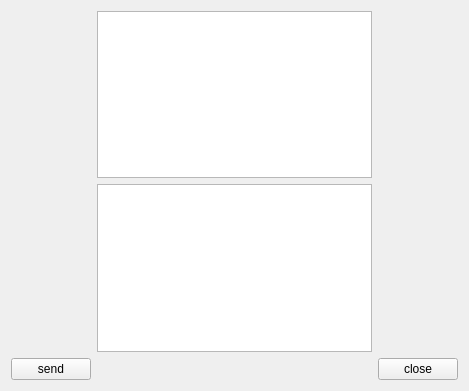
<?xml version="1.0" encoding="UTF-8"?>
<ui version="4.0">
 <class>ServerWidget</class>
 <widget class="QWidget" name="ServerWidget">
  <property name="geometry">
   <rect>
    <x>0</x>
    <y>0</y>
    <width>469</width>
    <height>391</height>
   </rect>
  </property>
  <property name="windowTitle">
   <string>ServerWidget</string>
  </property>
  <layout class="QGridLayout" name="gridLayout">
   <item row="1" column="1">
    <widget class="QTextEdit" name="textEditwrite"/>
   </item>
   <item row="0" column="1">
    <widget class="QTextEdit" name="textEditread">
     <property name="readOnly">
      <bool>true</bool>
     </property>
    </widget>
   </item>
   <item row="2" column="2">
    <widget class="QPushButton" name="Buttonclose">
     <property name="text">
      <string>close</string>
     </property>
    </widget>
   </item>
   <item row="2" column="1">
    <spacer name="horizontalSpacer">
     <property name="orientation">
      <enum>Qt::Horizontal</enum>
     </property>
     <property name="sizeHint" stdset="0">
      <size>
       <width>40</width>
       <height>20</height>
      </size>
     </property>
    </spacer>
   </item>
   <item row="2" column="0">
    <widget class="QPushButton" name="Buttonsend">
     <property name="text">
      <string>send</string>
     </property>
    </widget>
   </item>
  </layout>
 </widget>
 <resources/>
 <connections/>
</ui>
